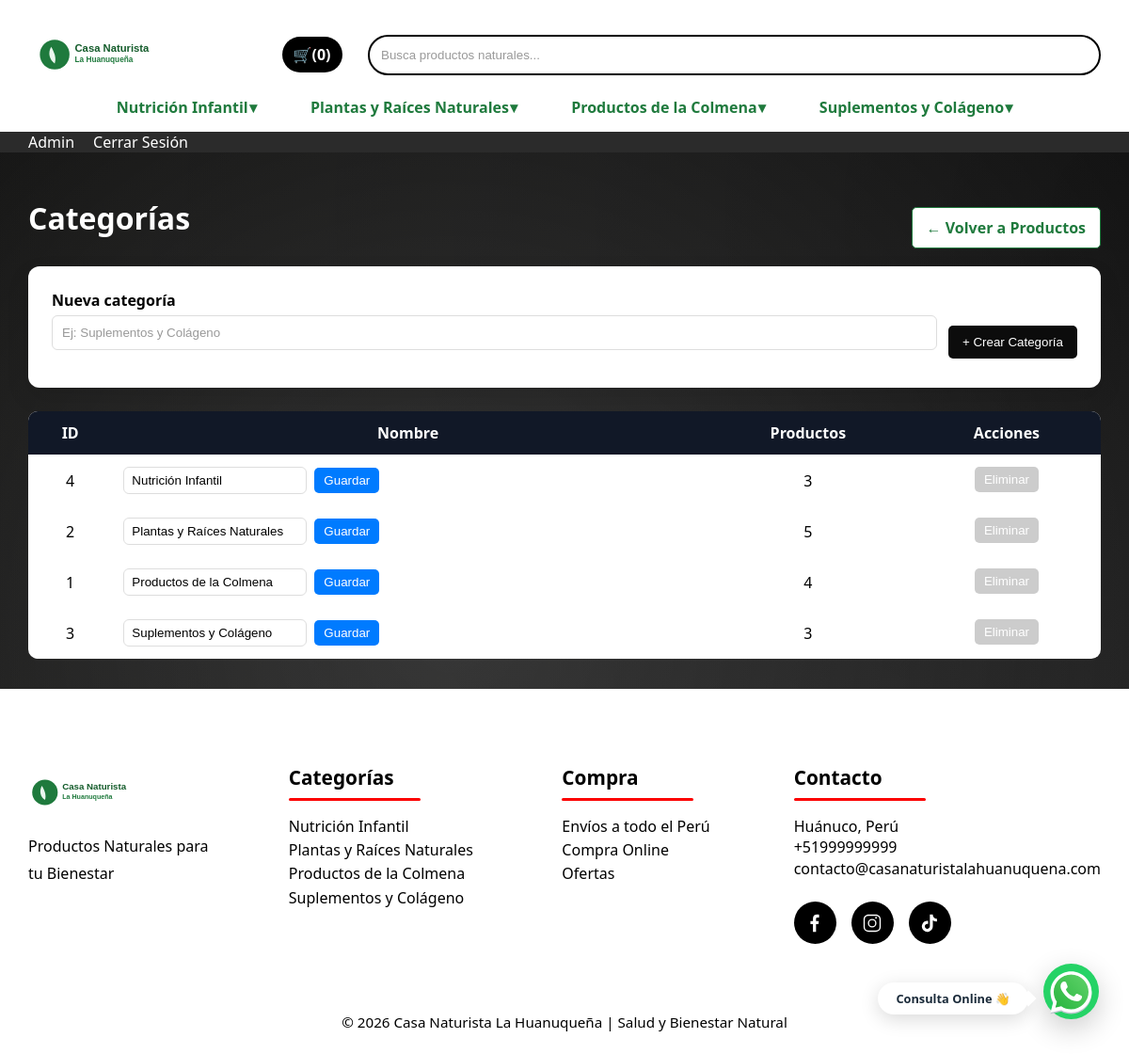
Page /admin/categorias/index.php (signed in) on the committed database.
### tables this page shows
CREATE TABLE IF NOT EXISTS categorias (
    id INT AUTO_INCREMENT PRIMARY KEY,
    nombre VARCHAR(100) NOT NULL UNIQUE
);

### includes/funciones.php (called while the page is built, shortened)
<?php
function incluirTemplate($nombre) {
    include __DIR__ . "/templates/${nombre}.php";
}

### admin/categorias/index.php (the view, shortened to what this page needs)
<?php
require '../../includes/app.php';
$query = "SELECT categorias.*, COUNT(productos.id) AS total_productos
          FROM categorias
          LEFT JOIN productos ON productos.categoria_id = categorias.id
          GROUP BY categorias.id
          ORDER BY categorias.nombre ASC";
$resultado = mysqli_query($db, $query);
incluirTemplate('header');
?>
<main class="contenedor admin-panel">
    <div class="admin-header">
        <h1>Categorías</h1>
        <div class="admin-acciones">
            <a href="/admin/" class="boton boton-secundario-admin">
                ← Volver a Productos
            </a>
        </div>
    </div>
    <form method="POST" class="form-admin form-categoria-nueva">
        <div class="campo-grid">
            <div class="campo">
                <label>Nueva categoría</label>
                <input type="text" name="nombre" placeholder="Ej: Suplementos y Colágeno" required>
            </div>
        </div>
        <input type="submit" value="+ Crear Categoría" class="boton">
    </form>
    <div class="tabla-responsive">
        <table class="tabla-admin">
            <thead>
                <tr>
                    <th>ID</th>
                    <th>Nombre</th>
                    <th>Productos</th>
                    <th>Acciones</th>
                </tr>
            </thead>
            <tbody>
                <?php while($cat = mysqli_fetch_assoc($resultado)): ?>
                <tr>
                    <td><?php echo $cat['id']; ?></td>
                    <td>
                        <form method="POST" class="form-editar-categoria">
                            <input type="text" name="nombre" value="<?php echo htmlspecialchars($cat['nombre']); ?>">
                            <button type="submit" class="btn-editar">Guardar</button>
                        </form>
                    </td>
                    <td><?php echo $cat['total_productos']; ?></td>
                    <td class="acciones-admin">
                        <form method="POST" onsubmit="return confirm('¿Eliminar esta categoría?')">
                            <input type="submit" value="Eliminar" class="btn-eliminar"
                                <?php echo ($cat['total_productos'] > 0) ? 'disabled title="Tiene productos asociados"' : ''; ?>>
                        </form>
                    </td>
                </tr>
                <?php endwhile; ?>
            </tbody>
        </table>
    </div>
</main>
<?php
incluirTemplate('footer');

### includes/templates/header.php (shortened to what this page needs)
<?php
$totalItems = 0;
$categoriasMenu = [];
if (isset($db)) {
    $resCategoriasMenu = mysqli_query($db, "SELECT id, nombre FROM categorias ORDER BY nombre ASC");
    if ($resCategoriasMenu) {
        while ($cat = mysqli_fetch_assoc($resCategoriasMenu)) {
            $categoriasMenu[$cat['id']] = [
                'nombre'    => $cat['nombre'],
                'productos' => [],
            ];
        }
    }
    if (!empty($categoriasMenu)) {
        $resProductosMenu = mysqli_query(
            $db,
            "SELECT id, nombre, categoria_id FROM productos ORDER BY creado DESC"
        );
        if ($resProductosMenu) {
            while ($p = mysqli_fetch_assoc($resProductosMenu)) {
                if (
                    isset($categoriasMenu[$p['categoria_id']]) &&
                    count($categoriasMenu[$p['categoria_id']]['productos']) < 6
                ) {
                    $categoriasMenu[$p['categoria_id']]['productos'][] = $p;
                }
            }
        }
    }
}
?>
<!DOCTYPE html>
<html lang="es">
<head>
    <link rel="stylesheet" href="/build/css/app.css">
</head>
<body>
<header class="header" id="siteHeader">
    <div class="header-top contenedor">
        <div class="logo">
            <a class="img-logo" href="/">
                <img src="/build/img/logos/logo.svg" alt="Logo Casa Naturista La Huanuqueña">
            </a>
        </div>
        <div class="acciones">
            <a href="/carrito.php" id="btnCarrito" class="carrito">
                🛒 <span id="contadorCarrito">(<?php echo $totalItems; ?>)</span>
            </a>
        </div>
        <div class="buscador">
            <input
                type="text"
                id="buscadorInput"
                placeholder="Busca productos naturales..."
                autocomplete="off"
            >
        </div>
         </div>
   <div class="menu-categorias">
    <ul class="menu-horizontal">
        <?php foreach ($categoriasMenu as $catId => $cat): ?>
            <li>
                <a href="/categoria.php?id=<?php echo $catId; ?>" class="menu-padre">
                    <?php echo htmlspecialchars($cat['nombre']); ?>
                </a>
            </li>
        <?php endforeach; ?>
    </ul>
</div>
    <div class="menu-bar">
        <nav id="menu" class="contenedor">
            <?php if(isset($_SESSION['login']) && $_SESSION['login']): ?>
                <a href="/admin/">Admin</a>
                <a href="/logout.php">Cerrar Sesión</a>
            <?php endif; ?>
        </nav>
    </div>
</header>

### includes/templates/footer.php (shortened to what this page needs)
<?php
if (!isset($categoriasMenu)) {
    $categoriasMenu = [];
    if (isset($db)) {
        $resCatFooter = mysqli_query($db, "SELECT id, nombre FROM categorias ORDER BY nombre ASC");
        if ($resCatFooter) {
            while ($cat = mysqli_fetch_assoc($resCatFooter)) {
                $categoriasMenu[$cat['id']] = ['nombre' => $cat['nombre'], 'productos' => []];
            }
        }
    }
}
$waLinkFooter = "https://api.whatsapp.com/send/?phone=" . SITIO_WHATSAPP . "&text=" . urlencode("Hola, quiero hacer una consulta. He visto su página web.");
?>
<footer class="footer-sorex">
    <div class="footer-overlay">
        <div class="contenedor footer-grid">
            <div class="footer-col footer-logo">
                <div class="logo-footer">
                    <a class="img-logo" href="/">
                        <img src="/build/img/logos/logo.svg" alt="Logo Casa Naturista La Huanuqueña">
                    </a>
                </div>
                <p class="footer-descripcion">
                    <?php echo SITIO_SLOGAN; ?>
                </p>
            </div>
            <div class="footer-col">
                <h4 class="footer-titulo">Categorías</h4>
                <ul class="footer-links">
                    <?php if(empty($categoriasMenu)): ?>
                        <li><span>Próximamente</span></li>
                    <?php else: ?>
                        <?php foreach($categoriasMenu as $catId => $cat): ?>
                            <li><a href="/categoria.php?id=<?php echo $catId; ?>"><?php echo htmlspecialchars($cat['nombre']); ?></a></li>
                        <?php endforeach; ?>
                    <?php endif; ?>
                </ul>
            </div>
            <div class="footer-col">
                <h4 class="footer-titulo">Compra</h4>
                <ul class="footer-links">
                    <li><a href="<?php echo $waLinkFooter; ?>">Envíos a todo el Perú</a></li>
                    <li><a href="<?php echo $waLinkFooter; ?>">Compra Online</a></li>
                    <li><a href="<?php echo $waLinkFooter; ?>">Ofertas</a></li>
                </ul>
            </div>
            <div class="footer-col">
                <h4 class="footer-titulo">Contacto</h4>
                <p class="footer-info">
                    <?php echo SITIO_DIRECCION; ?>
                </p>
                <p class="footer-info">
                    +<?php echo SITIO_WHATSAPP; ?>
                </p>
                <p class="footer-info">
                    <?php echo SITIO_EMAIL; ?>
                </p>
                <div class="footer-social">
                    <a href="#" aria-label="Facebook">
                    </a>
                    <a href="#" aria-label="Instagram">
                    </a>
                    <a href="<?php echo $waLinkFooter; ?>" aria-label="WhatsApp">
                    </a>
                </div>
            </div>
        </div>
        <div class="footer-copy">
            <p>
                © <?php echo date('Y'); ?> <?php echo SITIO_NOMBRE; ?> | Salud y Bienestar Natural
            </p>
        </div>
    </div>
</footer>
<div class="whatsapp">
    <div class="whatsapp__bubble">
        Consulta Online 👋
    </div>
    <button
        class="whatsapp__toggle"
        id="whatsappToggle"
        aria-label="WhatsApp"
        type="button"
    >
</button>
</div>
</body>
</html>

### rows in the picture
categorias: id "4", nombre "Nutrición Infantil", total_productos "3"
categorias: id "2", nombre "Plantas y Raíces Naturales", total_productos "5"
categorias: id "1", nombre "Productos de la Colmena", total_productos "4"
categorias: id "3", nombre "Suplementos y Colágeno", total_productos "3"

### other values in the picture
$totalItems "0"
$cat['nombre'] "Nutrición Infantil"
$cat['nombre'] "Plantas y Raíces Naturales"
$cat['nombre'] "Productos de la Colmena"
$cat['nombre'] "Suplementos y Colágeno"
SITIO_SLOGAN "Productos Naturales para tu Bienestar"
SITIO_DIRECCION "Huánuco, Perú"
SITIO_WHATSAPP "51999999999"
SITIO_EMAIL "contacto@casanaturistalahuanuquena.com"
SITIO_NOMBRE "Casa Naturista La Huanuqueña"
